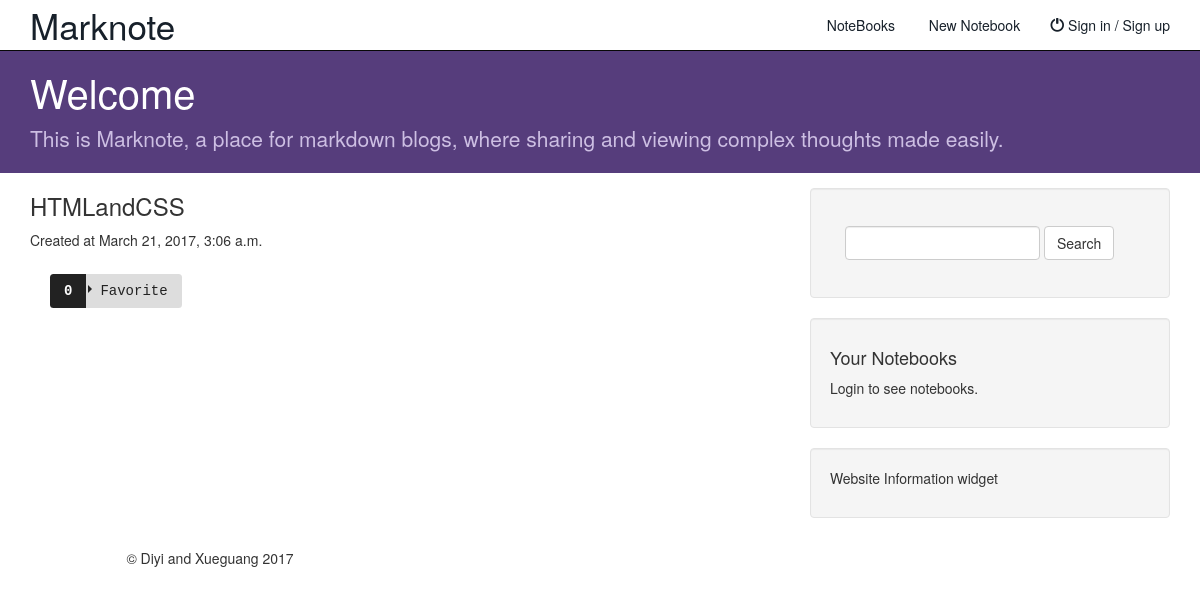
/wowCS/note/7/, run on the app's committed database.
### wowCS/models.py (models this page shows, shortened)
class Note(models.Model):
    notebook = models.ForeignKey(Notebook,on_delete= models.CASCADE,null=True,blank=True)
    user = models.ForeignKey(User, default=1)
    note_title = models.CharField(max_length=200)
    note_content = models.TextField()
    ispublic = models.BooleanField(default=True)
    favorite_count = models.IntegerField(default=0)
    date = models.DateTimeField(default=datetime.now, blank=True)

### wowCS/views.py (the view, shortened to what this page needs)
# urls.py: url(r'^note/(?P<note_id>[0-9]+)/$',views.detail, name = 'detail'),
def detail(request,note_id):
    login_status = request.user.is_authenticated()
    note = Note.objects.get(id=note_id)
    if note.ispublic:
        html = pypandoc.convert_text(note.note_content, 'html', format='md')
        context = {'note': note, 'note_content': html, 'islogin': login_status}
        if login_status:
            if int(note_id) in [int(f.favorite_id) for f in Favorite.objects.filter(user=request.user)]:
                context['is_favorite'] = True
        return render(request, 'wowCS/detail.html',context )

### wowCS/templates/wowCS/detail.html (shortened to what this page needs)
{% extends 'wowCS/base.html' %}
{% block navbar %}
{% include 'wowCS/navbar.html' with islogin=islogin %}
{% endblock %}
{% block body %}
<h3>{{note.note_title}}</h3>
<p class='created-time'>Created at {{ note.date }}</p>
<div class="buttom-options">
  {% if is_favorite %}
  <a class="btn  btn--icon  btn--favorite" noteid="{{ note.id }}" href=#><i>{{ note.favorite_count }}</i><span>Favorite</span></a>
  {% else %}
  <a class="btn  btn--icon  btn--default" noteid="{{ note.id }}" href=#><i>{{ note.favorite_count }}</i><span>Favorite</span></a>
  {% endif %}
</div>
{% endblock %}
{% block sidebar %}
{% include 'wowCS/sidebar.html' %}
{% endblock %}

### wowCS/static/css/style.css (style rules this page uses)
body { padding-top: 50px; }
.buttom-options { height:70px; }
.buttom-options { padding: 0.125em; font-size: 200%; }
.buttom-options .btn { margin: 0.25em; float: left; clear: both; font-family: monospace; white-space: nowrap; }
.buttom-options .btn > span, .buttom-options .btn--icon > i { padding: 0.5em 1em; display: inline-block; transition: 0.25s all; }
.buttom-options .btn > span { border-radius: 0.25em; white-space: nowrap; color: #222; background: #ddd; }
.buttom-options .btn--icon > i { border-radius: 0.25em 0 0 0.25em; position: relative; font-weight: bold; font-style: normal; color: white; background: #222; }
.buttom-options .btn--icon > i:after { content: ""; border: 0.35em solid; border-color: transparent transparent transparent #222; position: absolute; top: 0.775em; right: -0.65em; }
.buttom-options .btn--icon > span { border-radius: 0 0.25em 0.25em 0; }

### data on the page
Note: note_title "HTMLandCSS", date "March 21, 2017, 3:06 a.m.", favorite_count "0"
